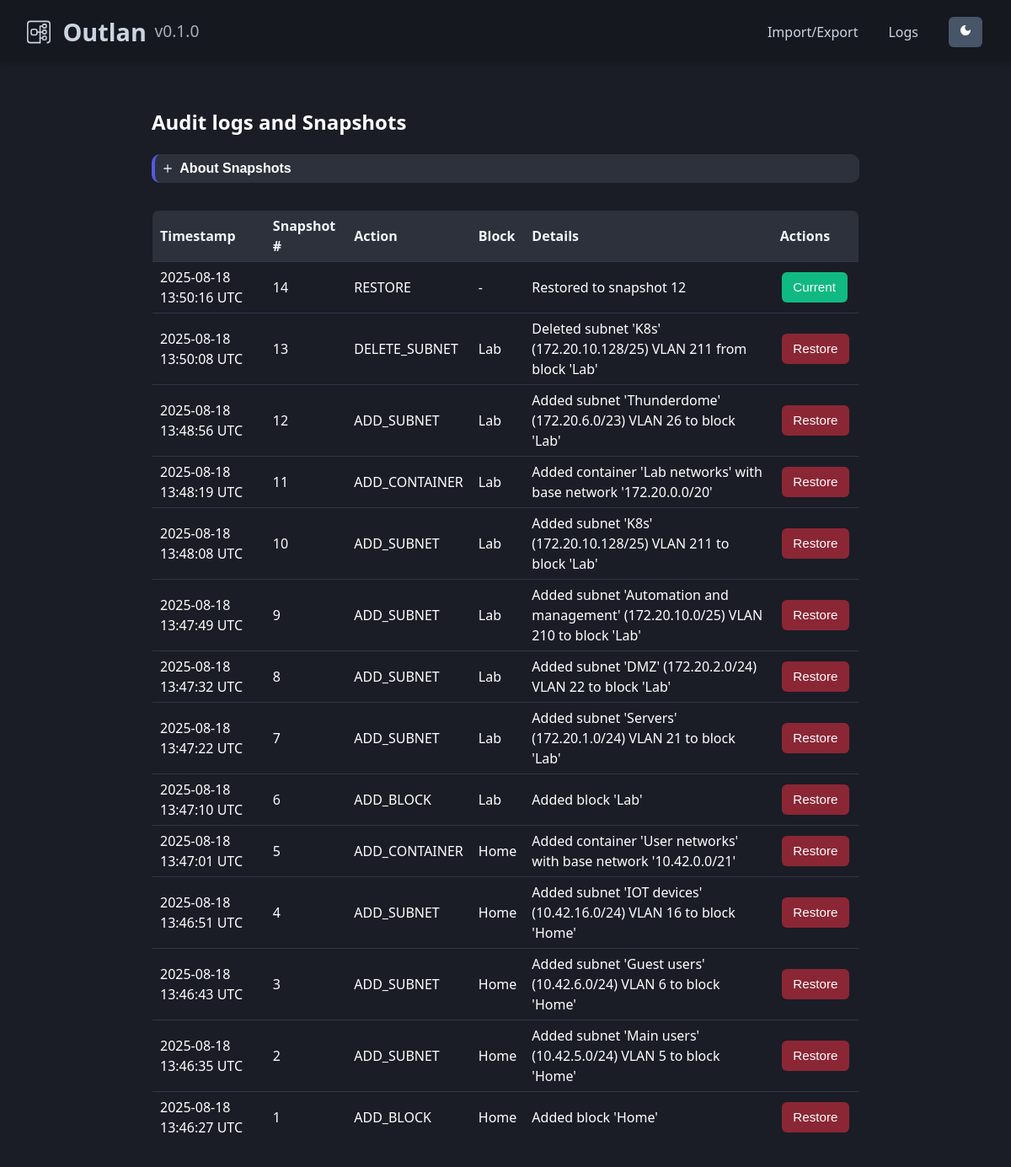
Screenshot of /audit with the database file from the repository.
### app/models/__init__.py (models this page shows, shortened)
class ChangeLog(db.Model):
    __tablename__ = "change_log"
    id = Column(Integer, primary_key=True, autoincrement=True)
    timestamp = Column(DateTime, default=lambda: datetime.now(timezone.utc))
    action = Column(String(100), nullable=False)
    block = Column(String(255))
    details = Column(Text)
    content = Column(Text)  # JSON content for snapshots
    def to_dict(self):
        return {
            "id": self.id,
            "timestamp": self.timestamp.isoformat() if self.timestamp else None,
            "action": self.action,
            "block": self.block,
            "details": self.details,
            "content": self.content,
        }

### app/blueprints/audit_routes.py (the view)
@audit_bp.route("/audit")
def audit_log():
    try:
        change_entries = DatabaseService.get_recent_changes(100)
        formatted_entries = []
        snapshot_ids = [entry.id for entry in change_entries if entry.content]
        snapshot_index = {sid: idx + 1 for idx, sid in enumerate(snapshot_ids)}  # most recent = 1
        for entry in change_entries:
            entry_dict = entry.to_dict()
            ts = entry.timestamp
            if ts:
                import pytz
                from app.config import get_timezone
                try:
                    utc_ts = ts.replace(tzinfo=pytz.UTC)
                    timezone_str = get_timezone()
                    if timezone_str.startswith("UTC"):
                        offset = int(timezone_str[3:])
                        local_tz = pytz.FixedOffset(offset * 60)
                    else:
                        local_tz = pytz.timezone(timezone_str)
                    local_ts = utc_ts.astimezone(local_tz)
                    ts_fmt = local_ts.strftime("%Y-%m-%d %H:%M:%S %Z")
                except Exception:
                    ts_fmt = ts.strftime("%Y-%m-%d %H:%M:%S UTC")
            else:
                ts_fmt = "Unknown"
            entry_dict["timestamp"] = ts_fmt
            formatted_entries.append(entry_dict)
        current_snapshot_id = snapshot_ids[0] if snapshot_ids else None
        return render_template(
            "audit.html",
            audit_entries=formatted_entries,
            snapshot_ids=snapshot_ids,
            current_snapshot_id=current_snapshot_id,
            snapshot_index=snapshot_index,
            version=current_app.version,
            theme=get_theme(),
        )
    except Exception as e:
        logger.error(f"Error accessing change log: {str(e)}", exc_info=True)
        return (
            render_template(
                "error.html", message="Error loading change log.", attempted=None, version=current_app.version
            ),
            500,
        )

### app/config.py (called while the page is built)
def get_timezone() -> str:
    return config.get("logging", "timezone", DEFAULT_TIMEZONE, "TZ")

def get_theme() -> str:
    valid_options = ["light", "dark", "midnight"]
    return config.get_enum("display", "theme", valid_options, DEFAULT_THEME, "THEME")

    def get(self, section: str, key: str, default: Any = None, env_var: Optional[str] = None) -> Any:
        if env_var and env_var in os.environ:
            return os.environ[env_var]
        try:
            return self.config.get(section, key)
        except (configparser.NoSectionError, configparser.NoOptionError):
            return default

    def get_enum(self, section: str, key: str, valid_options: list, default: str, env_var: Optional[str] = None) -> str:
        value = self.get(section, key, default, env_var)
        for option in valid_options:
            if value.upper() == option.upper():
                return option
        return default

### app/utils/__init__.py (called while the page is built)
    @staticmethod
    def get_recent_changes(limit: int = 100) -> List[ChangeLog]:
        return ChangeLog.query.order_by(ChangeLog.timestamp.desc()).limit(limit).all()

### app/templates/audit.html (shortened to what this page needs)
{% extends "base.html" %}
{% block content %}
<h2>Audit logs and Snapshots</h2>
<div class="snapshot-summary" id="snapshot-summary">
    <button class="snapshot-toggle" id="snapshot-toggle" aria-expanded="true">
        <svg class="toggle-icon" id="snapshot-toggle-icon" width="16" height="16" viewBox="0 0 24 24" fill="currentColor">
            <path d="M19 13H5v-2h14v2z"/>
        </svg>
        <h3>About Snapshots</h3>
    </button>
</div>
    {% set snapshot_ids = audit_entries | selectattr('content') | map(attribute='id') | list %}
    {% set current_snapshot_id = snapshot_ids[0] if snapshot_ids else None %}
<table class="audit-table">
    <tr>
        <th>Timestamp</th>
        <th>Snapshot #</th>
        <th>Action</th>
        <th>Block</th>
        <th>Details</th>
        <th>Actions</th>
    </tr>
    {% set snapshot_ids = audit_entries | selectattr('content') | map(attribute='id') | list %}
    {% set current_snapshot_id = snapshot_ids[0] if snapshot_ids else None %}
    {% for entry in audit_entries %}
    <tr>
        <td>{{ entry['timestamp'] }}</td>
        <td>{% if entry['content'] %}{{ entry['id'] }}{% endif %}</td>
        <td>{{ entry['action'] }}</td>
        <td>{{ entry['block'] }}</td>
        <td>{{ entry['details'] }}</td>
        <td>
            {% if entry['content'] %}
                {% if entry['id'] == current_snapshot_id %}
                    <button type="button" class="current-state-btn" disabled>Current</button>
                {% else %}
                                    <form method="POST" action="{{ url_for('audit.restore_snapshot', snap_id=entry['id']) }}">
                    <button type="submit" class="btn-small delete-btn">Restore</button>
                </form>
                {% endif %}
            {% endif %}
        </td>
    </tr>
    {% endfor %}
</table>
{% endblock %}

### app/templates/base.html (shortened to what this page needs)
<!DOCTYPE html>
<html lang="en">
<head>
    <link rel="stylesheet" href="{{ url_for('static', filename='style/style.css') }}">
    <link rel="stylesheet" href="{{ url_for('static', filename='style/segment_planner.css') }}">
</head>
<body>
    <nav class="navbar">
        <div class="logo">
            <a href="{{ url_for('main.index') }}" class="logo-link">
                <div class="logo-icon-container">
                </div>
                <div class="logo-text-container">
                    <span class="logo-text">Outlan</span>
                </div>
            </a>
            <div class="version-container">
                <span class="version-text">v{{ version }}</span>
            </div>
        </div>
        <div class="menu">
            <a href="{{ url_for('import_export.import_export') }}">Import/Export</a>
            <a href="{{ url_for('audit.audit_log') }}">Logs</a>
            <button id="theme-toggle" class="theme-toggle" title="Toggle Light/Dark Mode">
                <span class="theme-icon">
                </span>
            </button>
        </div>
    </nav>
    <main>
        {% block content %}{% endblock %}
    </main>
</body>
</html>

### app/static/style/style.css (style rules this page uses)
@media (min-width: 1200px) { .btn-small { padding: 0.6em 0.9em; font-size: 0.95em; } }
@media (min-width: 1200px) { .current-state-btn { padding: 0.6em 0.9em; font-size: 0.95em; } }

### app/static/style/segment_planner.css (style rules this page uses)
:root { --segment-color-0: #0072B2; --segment-color-1: #E69F00; --segment-color-2: #009E73; --segment-color-3: #CC79A7; --segment-color-4: #F0E442; --segment-color-5: #D55E00; --segment-color-6: #56B4E9; --segment-color-7: #999999; }

### app/static/style/variables.css (style rules this page uses)
:root { --color-accent: #525be1; --color-accent-hover: #4c55d1; --color-orange: #ff8c00; --color-orange-hover: #e67c00; --color-primary: #3b82f6; --color-primary-dark: #1d4ed8; --color-primary-hover: #2563eb; --color-secondary: #475569; --color-secondary-hover: #64748b; --color-bg-primary: #1a1d26; --color-bg-secondary: #242832; --color-bg-tertiary: #2c313c; --color-bg-quaternary: #16181f; --color-text-primary: #ffffff; --color-text-secondary: #e2e8f0; --color-text-muted: #cbd5e1; --color-text-light: #f1f5f9; --color-success: #10b981; --color-success-hover: #059669; --color-warning: #ffa500; --color-danger: #8b2635; --color-danger-hover: #a83242; --color-danger-bright: #fa4069; --color-error-bg: #3d1a1a; --color-warning-bg: #3d2d1a; --color-success-bg: #2d4a3e; --color-border: #475569; --color-border-light: #31364b; --color-border-dark: #3a3f4c; --color-shadow-primary: #0f111844; --color-shadow-success: #22c55e44; --color-shadow-warning: #ffa50044; --color-shadow-danger: #6e284944; }
* { transition: background-color 0.3s ease, color 0.3s ease, border-color 0.3s ease; }
.theme-toggle, .theme-icon, .collapse-icon, .toggle-icon { transition: background-color 0.2s ease; }

### app/static/style/components.css (style rules this page uses)
.btn-base, .btn-main, .btn-small, .delete-btn, .edit-link, .rename-btn, .save-btn, .cancel-btn, .export-btn, .move-up-btn, .move-down-btn, .collapse-btn, .current-state-btn, .add-subnet-btn, .segment-btn, .theme-toggle { display: inline-flex; align-items: center; justify-content: center; gap: 0.25em; min-height: 36px; padding: 0.5em 0.75em; border-radius: 6px; font-size: 0.85em; font-weight: 500; text-decoration: none; line-height: 1; border: none; cursor: pointer; margin: 0.125em; box-sizing: border-box; transition: all 0.2s ease; user-select: none; background: var(--color-secondary); color: var(--color-text-primary); }
.delete-btn { background: var(--color-danger); color: #ffffff; }
.current-state-btn { background: var(--color-success); color: #ffffff; cursor: default; }
.theme-toggle { background: var(--color-secondary); color: var(--color-text-primary); padding: 8px 12px; font-size: 1em; margin-left: 2em; min-width: 36px; height: auto; }
.theme-icon { font-size: 1.1em; line-height: 1; filter: grayscale(100%); }

### rows the page displays
ChangeLog: timestamp "2025-08-18 13:50:16 UTC", id "14", action "RESTORE", block "-", details "Restored to snapshot 12", shows "Current"
ChangeLog: timestamp "2025-08-18 13:50:08 UTC", id "13", action "DELETE_SUBNET", block "Lab", details "Deleted subnet 'K8s' (172.20.10.128/25) VLAN 211 from block 'Lab'"
ChangeLog: timestamp "2025-08-18 13:48:56 UTC", id "12", action "ADD_SUBNET", block "Lab", details "Added subnet 'Thunderdome' (172.20.6.0/23) VLAN 26 to block 'Lab'"
ChangeLog: timestamp "2025-08-18 13:48:19 UTC", id "11", action "ADD_CONTAINER", block "Lab", details "Added container 'Lab networks' with base network '172.20.0.0/20'"
ChangeLog: timestamp "2025-08-18 13:48:08 UTC", id "10", action "ADD_SUBNET", block "Lab", details "Added subnet 'K8s' (172.20.10.128/25) VLAN 211 to block 'Lab'"
ChangeLog: timestamp "2025-08-18 13:47:49 UTC", id "9", action "ADD_SUBNET", block "Lab", details "Added subnet 'Automation and management' (172.20.10.0/25) VLAN 210 to block 'Lab'"
ChangeLog: timestamp "2025-08-18 13:47:32 UTC", id "8", action "ADD_SUBNET", block "Lab", details "Added subnet 'DMZ' (172.20.2.0/24) VLAN 22 to block 'Lab'"
ChangeLog: timestamp "2025-08-18 13:47:22 UTC", id "7", action "ADD_SUBNET", block "Lab", details "Added subnet 'Servers' (172.20.1.0/24) VLAN 21 to block 'Lab'"
ChangeLog: timestamp "2025-08-18 13:47:10 UTC", id "6", action "ADD_BLOCK", block "Lab", details "Added block 'Lab'"
ChangeLog: timestamp "2025-08-18 13:47:01 UTC", id "5", action "ADD_CONTAINER", block "Home", details "Added container 'User networks' with base network '10.42.0.0/21'"
ChangeLog: timestamp "2025-08-18 13:46:51 UTC", id "4", action "ADD_SUBNET", block "Home", details "Added subnet 'IOT devices' (10.42.16.0/24) VLAN 16 to block 'Home'"
ChangeLog: timestamp "2025-08-18 13:46:43 UTC", id "3", action "ADD_SUBNET", block "Home", details "Added subnet 'Guest users' (10.42.6.0/24) VLAN 6 to block 'Home'"
ChangeLog: timestamp "2025-08-18 13:46:35 UTC", id "2", action "ADD_SUBNET", block "Home", details "Added subnet 'Main users' (10.42.5.0/24) VLAN 5 to block 'Home'"
ChangeLog: timestamp "2025-08-18 13:46:27 UTC", id "1", action "ADD_BLOCK", block "Home", details "Added block 'Home'"

### other values shown
{{ version }} "0.1.0"
